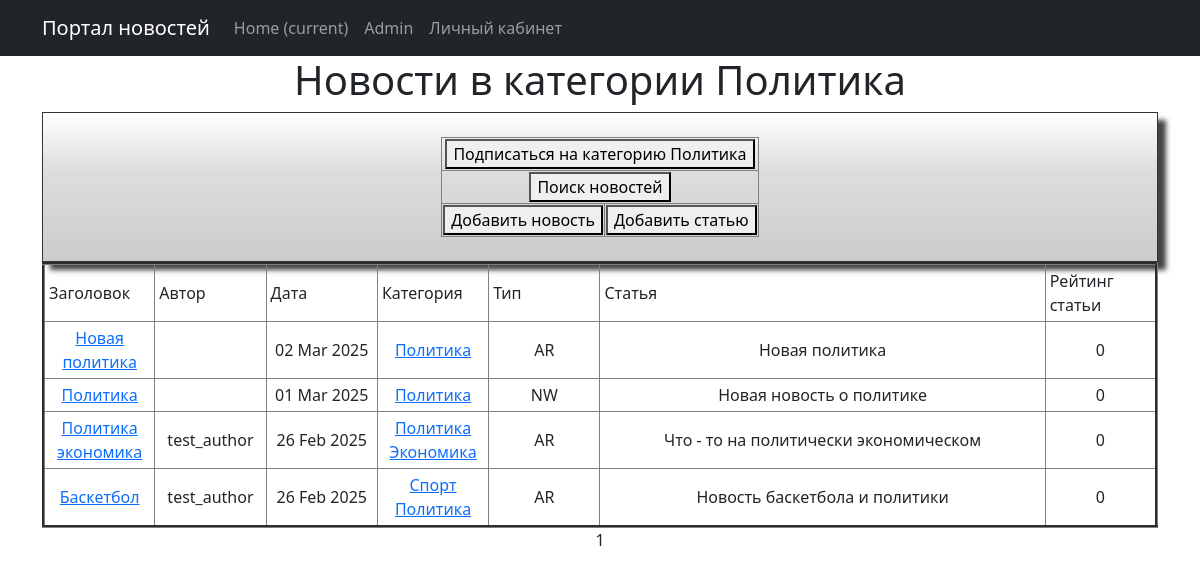
/categories/3, run on an earlier commit of the app's database.
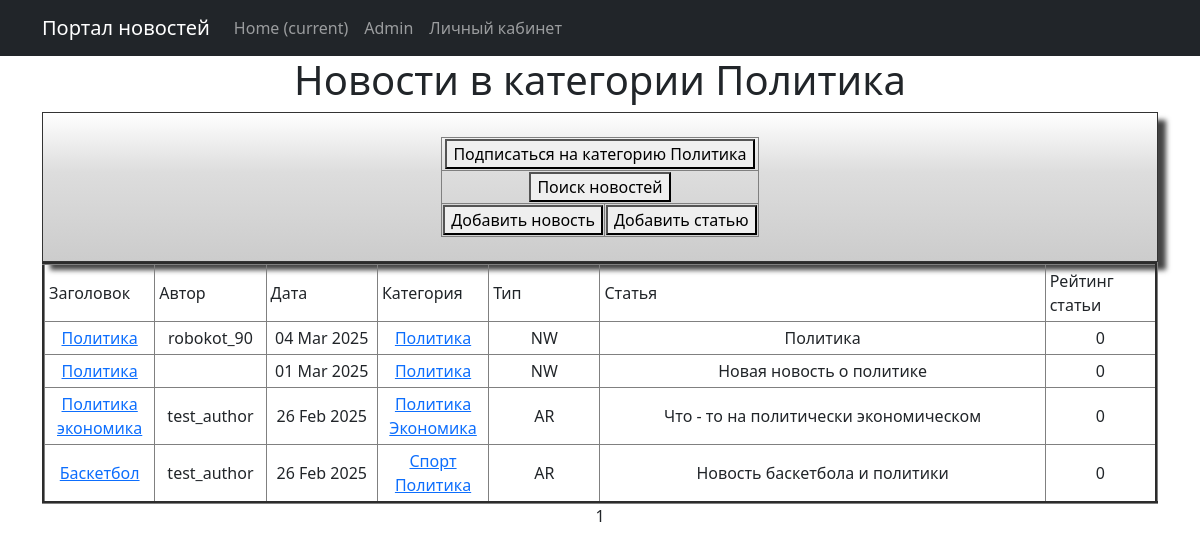
And on a later commit of the database.
### news/models.py (models this page shows, shortened)
class Category(models.Model):
    category = models.CharField(max_length=64, unique=True)
    subscribers = models.ManyToManyField(User, blank=True, related_name="categories")
    def __str__(self):
        return self.category

class Post(models.Model):
    news = "NW"
    article = "AR"
    POSITIONS = [(news, "Новость"),
                 (article, "Статья")]
    autor_id = models.ForeignKey(Author, on_delete=models.CASCADE)
    type = models.CharField(max_length = 2, choices=POSITIONS, default=news)
    date_time = models.DateTimeField(auto_now_add=True)
    category = models.ManyToManyField("Category", through="PostCategory")
    title_news = models.CharField(max_length = 128)
    text_news = models.TextField()
    rating_post = models.IntegerField(default = 0)

class Author(models.Model):
    rating_autor = models.IntegerField(default = 0)
    user = models.OneToOneField(User, on_delete=models.CASCADE)
    post_count = models.IntegerField(default = 0)

### news/views.py (the view)
# urls.py: path('categories/<int:pk>', CategoryList.as_view(), name="category_list"),
class CategoryList(PostList):
    model = Post
    template_name = 'news/category_list.html'
    context_object_name = 'category_news_list'
    def get_queryset(self):
        self.category = get_object_or_404(Category, id=self.kwargs['pk'])
        queryset = Post.objects.filter(category=self.category).order_by('-date_time')
        return queryset
    def get_context_data(self, **kwargs):
        context = super().get_context_data(**kwargs)
        context['is_not_subscriber'] = self.request.user not in self.category.subscribers.all()
        context['category'] = self.category
        return context

### news/templatetags/custom_filters.py (called while the page is built)
def stripping(text):
    word = ''
    for i in text:
        if i.isalpha():
            word += i
    return word.lower()

@register.filter()
def censor(text):
    list_censor = [str(i) for i in Censorship.objects.all()]
    for word in text.split():
        format_word = stripping(word)
        if format_word in list_censor:
            cencore_word = format_word[0] + "*" * (len(word) - 1)
            text = text.replace(delete_symbol_l_r(word), cencore_word)
    return text

### templates/news/category_list.html (shortened to what this page needs)
{% extends 'flatpages/default.html' %}
{% load custom_filters %}
{% load custom_tags %}
{% block content %}
    <h1>Новости в категории {{ category }}</h1>
<div class="shadowbox">
                <table align="center">
                    <tr>
                        {% if is_not_subscriber %}
                        <td colspan="2">
                            <form action="{% url 'subscribe' category.pk %}">
                                <button>Подписаться на категорию {{ category }}</button>
                            </form>
                        </td>
                        {% else %}
                        <td>Вы уже подписаны на категорию {{ category }}
                            <form action="{% url 'unsubscribe' category.pk %}">
                                <button>Отписаться от категории {{ category }}</button>
                            </form>
                        </td>
                        {% endif %}
                    </tr>
                    <tr>
                        <td colspan="2">
                            <form action="{% url 'news_search' %}" target="_blank">
                                <button>Поиск новостей</button>
                            </form>
                        </td>
                    </tr>
                    <tr>
                        <td align="center">
                            <form action="{% url 'news_create' %}" target="_blank">
                                <button>Добавить новость</button>
                            </form>
                        </td>
                        <td align="center">
                            <form action="{% url 'article_create' %}" target="_blank">
                                <button>Добавить статью</button>
                            </form>
                        </td>
                    </tr>
                </table>
        </div>
        {% if category_news_list %}
            <table border="3" cellpadding="4" cellspacing="1" width="100%">
                <tr>
                    <td align="left" width="10%">Заголовок</td>
                    <td align="left" width="10%">Автор</td>
                    <td align="left" width="10%">Дата</td>
                    <td align="left" width="10%">Категория</td>
                    <td align="left" width="10%">Тип</td>
                    <td align="left" width="40%">Статья</td>
                    <td align="left" width="10%">Рейтинг статьи</td>
                </tr>
                {% for post in category_news_list %}
                <tr>
                    <td><a href="{% url 'news_detail' post.pk %}">{{ post.title_news | censor }}</a></td>
                    <td>{{ post.autor_id.user }}</td>
                    <td>{{ post.date_time | date:'d M Y' }}</td>
                    <td>
                        {% for category in post.category.all %}
                        <a href="{% url 'category_list' category.id %}"> {{category}}</a>
                        {% endfor %}
                    </td>
                    <td>{{ post.type }}</td>
                    <td>{{ post.text_news | truncatewords:20 | censor }}</td>
                    <td>{{ post.rating_post }}</td>
                </tr>
                {% endfor %}
            </table>
        {% else %}
        <h2>Новостей нет!</h2>
        {% endif%}
   {{ page_obj.number }}
{% endblock content %}

### templates/flatpages/default.html (shortened to what this page needs)
<!DOCTYPE html>
<html lang="en">
    <head>
       {% load static %}
        <link href="{% static 'css/styles.css' %}" rel="stylesheet" />
    </head>
    <body>
        <nav class="navbar navbar-expand-lg navbar-dark bg-dark static-top">
            <div class="container">
                 <a class="navbar-brand" href="#">Портал новостей</a>
                 <div class="collapse navbar-collapse" id="navbarResponsive">
                     <ul class="navbar-nav ml-auto">
                         <li class="nav-item active">
                             <a class="nav-link" href="/">Home
                                 <span class="sr-only">(current)</span>
                             </a>
                         </li>
                         <li class="nav-item">
                             <a class="nav-link" href="/admin/">Admin</a>
                         </li>
                         <li class="nav-item">
                             <a class="nav-link" href="/protect/login/">Личный кабинет</a>
                         </li>
                     </ul>
                 </div>
             </div>
        </nav>
        <div class="container">
            <div class="row">
                 <div class="col-lg-12 text-center">
                     {% block content %}{% endblock content %}
                 </div>
            </div>
        </div>
    </body>
</html>

### templates/news/category_list.html (style rules this page uses)
.shadowbox { width: 100%; margin: 0 auto; border: 1px solid #333; box-shadow: 8px 8px 5px #444; padding: 8px 12px; background-image: linear-gradient(180deg, #fff, #ddd 40%, #ccc); }
td { border: 2px black }
td { border: 1px solid grey; }

What changed in the data, as far as the page shows it:
removed Post: title_news|censor "Новая политика", date_time "02 Mar 2025", type "AR", text_news|censor "Новая политика", rating_post "0", Category (category "Политика")
added Post: title_news|censor "Политика", autor_id.user "robokot_90", date_time "04 Mar 2025", type "NW", text_news|censor "Политика", rating_post "0", Category (category "Политика")
